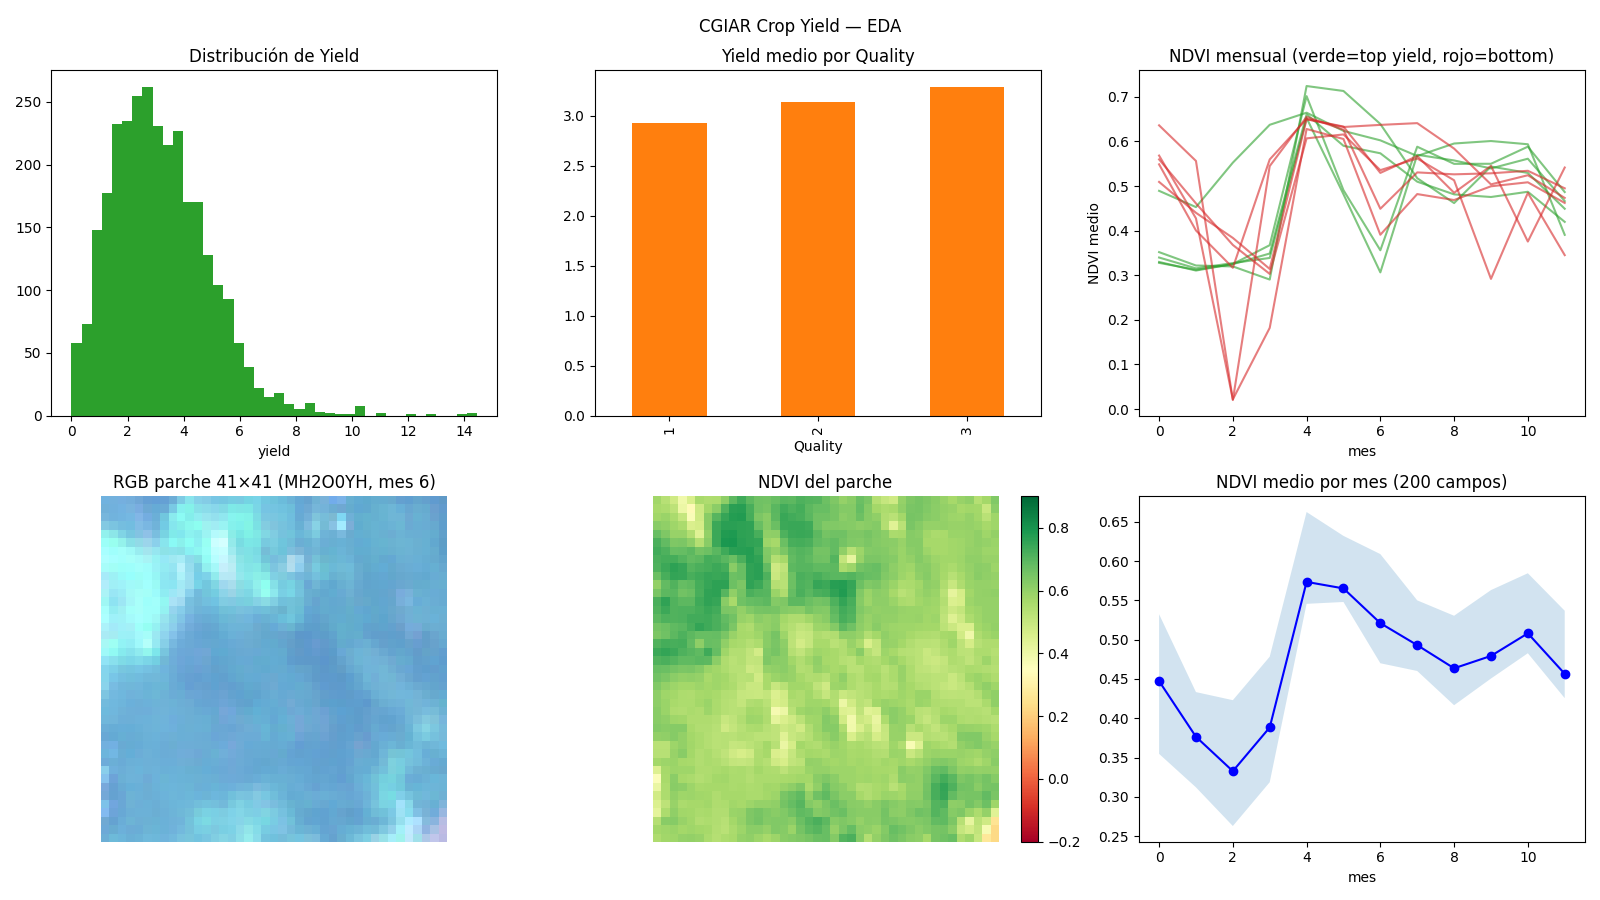

The Python source for this figure:
"""
Proyecto 5 — CGIAR Crop Yield: EDA
==================================

Explora:
  - el target Yield (distribución, por Quality/Year)
  - la estructura de los arrays (360, 41, 41) = 12 meses × 30 capas (Sentinel-2 + clima)
  - NDVI de ejemplo a lo largo del año (fenología) en un campo
  - fields_w_additional_info.csv: ¿hay coordenadas? cobertura train/test
Salida: 05_crop_yield/eda.png + resumen por consola.
"""
import sys
from collections import defaultdict
from pathlib import Path

import numpy as np
import pandas as pd
import matplotlib

matplotlib.use("Agg")
import matplotlib.pyplot as plt

try:
    sys.stdout.reconfigure(encoding="utf-8")
except Exception:
    pass

OUT_DIR = Path(__file__).resolve().parent
DATA_DIR = OUT_DIR / "data"
TRAIN_ARR = DATA_DIR / "image_arrays_train" / "image_arrays_train"


def parse_bands():
    """bandnames.txt: línea i = capa i, formato '{t}_{src}_{name}'. Devuelve listas
    de índices por (timestep, nombre) y el nº de timesteps."""
    lines = [l.strip() for l in open(DATA_DIR / "bandnames.txt") if l.strip()]
    idx = {}            # (t, name) -> layer index
    steps = set()
    for i, l in enumerate(lines):
        t, rest = l.split("_", 1)
        idx[(int(t), rest)] = i
        steps.add(int(t))
    return idx, sorted(steps), lines


def main():
    df = pd.read_csv(DATA_DIR / "Train.csv")
    print("=" * 60); print("CGIAR Crop Yield — EDA"); print("=" * 60)
    print(f"\nTrain: {len(df)} campos | Test: {len(pd.read_csv(DATA_DIR/'SampleSubmission.csv'))} campos")
    print(f"\nYield: media={df.Yield.mean():.3f} std={df.Yield.std():.3f} "
          f"min={df.Yield.min():.3f} max={df.Yield.max():.3f}")
    print(f"Year: {df.Year.value_counts().to_dict()}")
    print(f"Quality (1=mejor?): {df.Quality.value_counts().sort_index().to_dict()}")
    print("Yield medio por Quality:")
    print(df.groupby("Quality").Yield.agg(["mean", "std", "count"]).round(3).to_string())

    idx, steps, lines = parse_bands()
    print(f"\nCapas: {len(lines)} = {len(steps)} timesteps × {len(lines)//len(steps)} canales/timestep")
    chans = sorted({l.split('_', 1)[1] for l in lines})
    print("Canales:", chans)

    # additional info: coordenadas?
    fa = pd.read_csv(DATA_DIR / "fields_w_additional_info.csv")
    coordish = [c for c in fa.columns if any(k in c.lower() for k in ["lat", "lon", "_x", "_y", "coord", "geom"])]
    print(f"\nfields_w_additional_info: {fa.shape[0]} campos × {fa.shape[1]} cols. "
          f"Columnas tipo coordenada: {coordish if coordish else 'NINGUNA'}")
    tr_ids = set(df.Field_ID); te_ids = set(pd.read_csv(DATA_DIR/'SampleSubmission.csv').Field_ID)
    cov = set(fa.Field_ID)
    print(f"  cobertura: train {len(tr_ids & cov)}/{len(tr_ids)}  test {len(te_ids & cov)}/{len(te_ids)}")

    # NDVI mensual (fenología) de unos campos
    def ndvi_series(fid):
        arr = np.load(TRAIN_ARR / f"{fid}.npy").astype(np.float32)
        out = []
        for t in steps:
            b8 = arr[idx[(t, "S2_B8")]]; b4 = arr[idx[(t, "S2_B4")]]
            ndvi = (b8 - b4) / (b8 + b4 + 1e-6)
            out.append(np.nanmean(ndvi))
        return np.array(out)

    # ---- plots ----
    fig, ax = plt.subplots(2, 3, figsize=(16, 9))
    ax[0, 0].hist(df.Yield, bins=40, color="tab:green"); ax[0, 0].set_title("Distribución de Yield")
    ax[0, 0].set_xlabel("yield")

    df.groupby("Quality").Yield.mean().plot(kind="bar", ax=ax[0, 1], color="tab:orange")
    ax[0, 1].set_title("Yield medio por Quality")

    # NDVI temporal de los 5 campos con mayor y 5 con menor yield
    top = df.nlargest(5, "Yield"); bot = df.nsmallest(5, "Yield")
    for _, r in top.iterrows():
        ax[0, 2].plot(steps, ndvi_series(r.Field_ID), color="tab:green", alpha=0.6)
    for _, r in bot.iterrows():
        ax[0, 2].plot(steps, ndvi_series(r.Field_ID), color="tab:red", alpha=0.6)
    ax[0, 2].set_title("NDVI mensual (verde=top yield, rojo=bottom)")
    ax[0, 2].set_xlabel("mes"); ax[0, 2].set_ylabel("NDVI medio")

    # imagen RGB aproximada (B4,B3,B2) de un campo en un mes central
    fid = df.iloc[0].Field_ID
    arr = np.load(TRAIN_ARR / f"{fid}.npy").astype(np.float32)
    t = steps[len(steps)//2]
    rgb = np.stack([arr[idx[(t, "S2_B4")]], arr[idx[(t, "S2_B3")]], arr[idx[(t, "S2_B2")]]], -1)
    rgb = np.clip(rgb / (np.percentile(rgb, 99) + 1e-6), 0, 1)
    ax[1, 0].imshow(rgb); ax[1, 0].set_title(f"RGB parche 41×41 ({fid}, mes {t})"); ax[1, 0].axis("off")

    ndvi = (arr[idx[(t, "S2_B8")]] - arr[idx[(t, "S2_B4")]]) / (arr[idx[(t, "S2_B8")]] + arr[idx[(t, "S2_B4")]] + 1e-6)
    im = ax[1, 1].imshow(ndvi, cmap="RdYlGn", vmin=-0.2, vmax=0.9); ax[1, 1].set_title("NDVI del parche"); ax[1, 1].axis("off")
    plt.colorbar(im, ax=ax[1, 1], fraction=0.046)

    # NDVI medio del dataset por mes (curva estacional global)
    sample = df.sample(min(200, len(df)), random_state=42)
    curves = np.array([ndvi_series(f) for f in sample.Field_ID])
    ax[1, 2].plot(steps, np.nanmean(curves, 0), "b-o"); ax[1, 2].fill_between(
        steps, np.nanpercentile(curves, 25, 0), np.nanpercentile(curves, 75, 0), alpha=0.2)
    ax[1, 2].set_title("NDVI medio por mes (200 campos)"); ax[1, 2].set_xlabel("mes")

    fig.suptitle("CGIAR Crop Yield — EDA")
    fig.tight_layout()
    fig.savefig(OUT_DIR / "eda.png", dpi=100)
    print(f"\nPlot guardado en {OUT_DIR/'eda.png'}")


if __name__ == "__main__":
    main()
